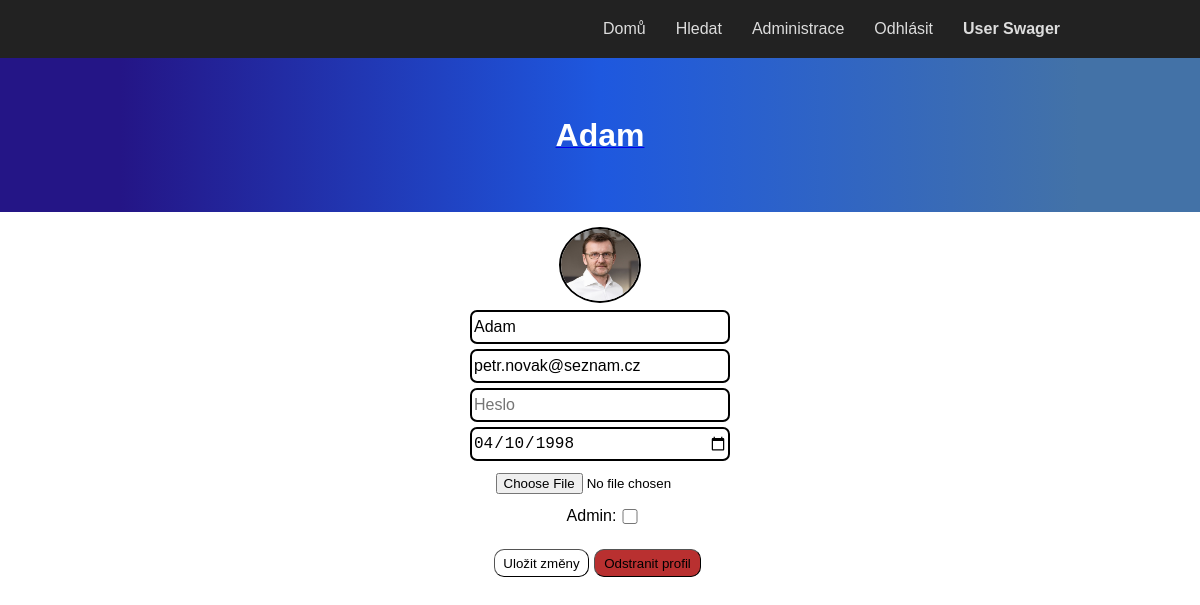
The page /useradmin.php?id=7 (signed in) on the database its author committed.
### tables this page shows
CREATE TABLE `users` (
  `id` int NOT NULL AUTO_INCREMENT,
  `username` varchar(20) NOT NULL,
  `email` varchar(40) NOT NULL,
  `password` varchar(255) NOT NULL,
  `registration_date` timestamp NULL DEFAULT CURRENT_TIMESTAMP,
  `profile_picture` varchar(255) DEFAULT './assets/default_user.png',
  `adminstatus` bit(1) DEFAULT NULL,
  `birthdate` date DEFAULT NULL,
  PRIMARY KEY (`id`),
  UNIQUE KEY `email` (`email`),
  KEY `id` (`id`)
);

### useradmin.php (the view, shortened to what this page needs)
<?php
require ("functions.php");
require ("authorizeAdmin.php");
require ("header.php");
?>
<link rel="stylesheet" href="styles/style.css">
</head>
<body id="ii1rgb">
    <form action="editadmin.php?type=user&id=<?php echo $_GET["id"]; ?>" method="post" enctype="multipart/form-data" id="editprofileform">
        <?php
        $query = "SELECT * FROM users WHERE id = ?";
        try {
            $q = $db->prepare($query);
            $q->execute(array($_GET["id"]));
            if ($q->rowCount() > 0) {
                $row = $q->fetch(PDO::FETCH_ASSOC);
                $username = $row["username"];
                $email = $row["email"];
                $birthdate = $row["birthdate"];
                $profile_picture = $row["profile_picture"];
                $adminstatus = $row["adminstatus"];
            } else
                go("admin.php");
        } catch (PDOException $e) {
            echo $e->getMessage();
        }
        ?>
        <div class="gjs-grid-row" id="ip4had">
            <div class="gjs-grid-column" id="iqprrs">
                <a href="profil.php?id=<?php echo $_GET["id"] ?>"><h1 class="gjs-heading" id="itw2nt"><?php echo $username ?></h1></a>
            </div>
        </div>
        <section class="gjs-section" id="izc4xh">
            <div class="gjs-container" id="ifzm7l">
                <div class="gjs-grid-row" id="i09jk1">
                    <div class="gjs-grid-column" id="ic5g72">
                        <img id="iad3hc" src="<?php echo $profile_picture ?>" /><input type="text" id="itsla9"
                            name="username" placeholder="Uživatelské jméno" value="<?php echo $username ?>"/><input type="email" name="mail"
                            placeholder="Email" id="iluzou" value="<?php echo $email ?>"/><input type="password" name="password" placeholder="Heslo"
                            id="if1ls8" /><input type="date" name="birthdate" placeholder="Datum narození"
                            id="i9rwlk" value="<?php echo $birthdate ?>"/><input type="file" name="file" id="ihqar6" />
                        <div class="gjs-grid-row" id="iwo86c">
                            <div class="gjs-grid-column" id="i8hcob">
                                <div id="ibfq4p">Admin:</div><input type="checkbox"
                                <?php
                                    if($adminstatus == 1){
                                        echo "checked";
                                    }
                                ?>
                                id="ipz0ov" name="admin" value="1"/>
                            </div>
                        </div>
                        <div class="gjs-grid-row" id="igqvds">
                            <div class="gjs-grid-column" id="i5tfxh"><input type="submit" id="i01rxf"
                                    value="Uložit změny"></div>
                            <div class="gjs-grid-column" id="i4fo9z"><input type="button" onclick="confirmDelete()" id="iqhfcf"
                                    value="Odstranit profil"></div>
                        </div>
                    </div>
                </div>
            </div>
        </section>
    </form>
</body>

### styles/style.css (style rules this page uses)
* { box-sizing: border-box; }
body { margin: 0; }
.gjs-grid-column { flex: 1 1 0%; padding: 5px 0; }
.gjs-grid-row { display: flex; justify-content: flex-start; align-items: stretch; flex-direction: row; min-height: auto; padding: 10px 0; }
.gjs-container { width: 90%; margin: 0 auto; max-width: 1200px; }
.gjs-section { display: flex; padding: 50px 0; }
.gjs-heading { margin: 0; }
#ii1rgb { font-family: Arial, Helvetica, sans-serif; }

### rows shown on the page
users: username "Adam", profile_picture (picture), mail "petr.novak@seznam.cz", birthdate "04/10/1998"

### other values the page prints
$text "Domů"
$text "Hledat"
$text "Administrace"
$text "Odhlásit"
$_SESSION["loguser"]["username"] "User Swager"
